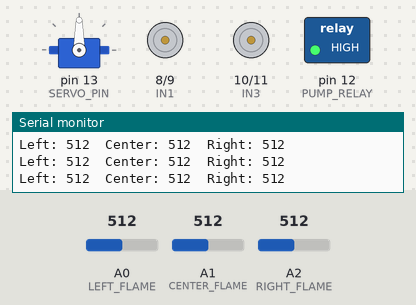
A sketch run on a simulated Arduino Uno, built with avr-gcc and run on an emulated ATmega328P. Shown: servo, motor-driver pin pairs drawn as motors (green arrow = first pin HIGH = forward, orange = second pin HIGH = backward, longer = more drive), switched loads named in the sketch (green lamp = pin HIGH), the last lines printed to the serial monitor. Inputs (shaded band) come from the test bench; at power-on: A1 (CENTER_FLAME) = 512, A0 (LEFT_FLAME) = 512, A2 (RIGHT_FLAME) = 512.

Above: at 1.2 s.
1.3 s: A1 (CENTER_FLAME) set to 490
At 1.7 s:
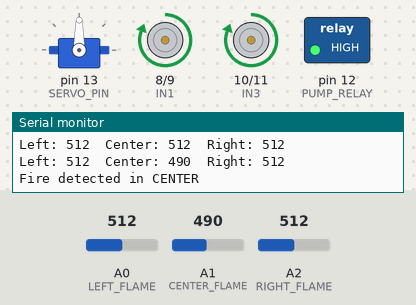
At 4.16 s:
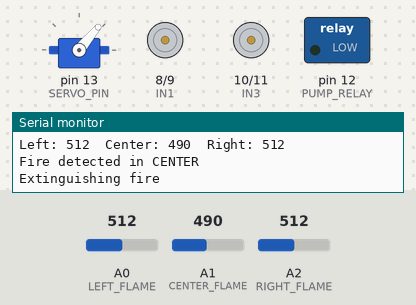
Timing chart, 0 to 10.3 s (numbered marks = the images above; inputs shaded):
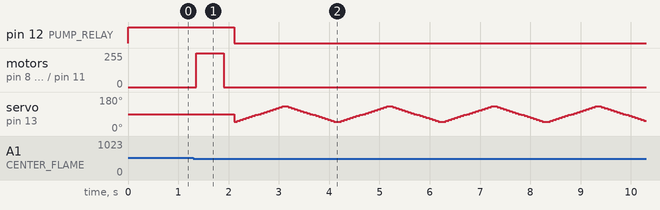

The sketch:

FIRE_FIGHTING_ROBOT.ino
```cpp
#include <Servo.h>

// =====================================================
// Flame sensor pins
// =====================================================
#define LEFT_FLAME    A0
#define CENTER_FLAME  A1
#define RIGHT_FLAME   A2

// =====================================================
// L298N motor driver pins
// =====================================================
#define IN1 8
#define IN2 9
#define IN3 10
#define IN4 11

// =====================================================
// Pump relay and servo
// =====================================================
#define PUMP_RELAY 12
#define SERVO_PIN  13

// Most relay modules are active LOW
#define PUMP_ON  LOW
#define PUMP_OFF HIGH

Servo waterServo;

// A lower analog value means stronger flame
const int FLAME_DETECT_LIMIT = 500;

// Flame must rise above this value before the system
// is armed for the next fire
const int FLAME_RESET_LIMIT = 600;

// Number of samples used for stable sensor readings
const int SENSOR_SAMPLES = 5;

// Prevent the same flame from immediately starting
// another extinguishing cycle
bool fireSystemArmed = true;

// =====================================================
// Setup
// =====================================================
void setup()
{
  Serial.begin(9600);

  pinMode(LEFT_FLAME, INPUT);
  pinMode(CENTER_FLAME, INPUT);
  pinMode(RIGHT_FLAME, INPUT);

  pinMode(IN1, OUTPUT);
  pinMode(IN2, OUTPUT);
  pinMode(IN3, OUTPUT);
  pinMode(IN4, OUTPUT);

  pinMode(PUMP_RELAY, OUTPUT);
  digitalWrite(PUMP_RELAY, PUMP_OFF);

  waterServo.attach(SERVO_PIN);
  waterServo.write(90);

  stopRobot();

  Serial.println("Fire-fighting robot started");
}

// =====================================================
// Main loop
// =====================================================
void loop()
{
  int leftFire   = readFlameSensor(LEFT_FLAME);
  int centerFire = readFlameSensor(CENTER_FLAME);
  int rightFire  = readFlameSensor(RIGHT_FLAME);

  printSensorValues(leftFire, centerFire, rightFire);

  bool leftDetected =
      leftFire < FLAME_DETECT_LIMIT;

  bool centerDetected =
      centerFire < FLAME_DETECT_LIMIT;

  bool rightDetected =
      rightFire < FLAME_DETECT_LIMIT;

  bool anyFireDetected =
      leftDetected || centerDetected || rightDetected;

  // Re-arm only after the flame has completely disappeared
  if (!fireSystemArmed)
  {
    if (leftFire > FLAME_RESET_LIMIT &&
        centerFire > FLAME_RESET_LIMIT &&
        rightFire > FLAME_RESET_LIMIT)
    {
      fireSystemArmed = true;

      pumpOff();
      stopRobot();
      waterServo.write(90);

      Serial.println("System re-armed for next fire");
      delay(300);
    }
    else
    {
      stopRobot();
      pumpOff();
    }

    delay(100);
    return;
  }

  // Center sensor has highest priority
  if (centerDetected)
  {
    Serial.println("Fire detected in CENTER");

    moveTowardFire();

    stopRobot();

    extinguishFire();

    // Wait until the current fire disappears before
    // allowing another complete extinguishing cycle
    fireSystemArmed = false;
  }
  else if (leftDetected)
  {
    Serial.println("Fire detected on LEFT");

    turnLeft();
    delay(100);
  }
  else if (rightDetected)
  {
    Serial.println("Fire detected on RIGHT");

    turnRight();
    delay(100);
  }
  else if (!anyFireDetected)
  {
    stopRobot();
    pumpOff();
    waterServo.write(90);
  }

  delay(50);
}

// =====================================================
// Average flame sensor reading
// =====================================================
int readFlameSensor(int sensorPin)
{
  long total = 0;

  for (int i = 0; i < SENSOR_SAMPLES; i++)
  {
    total += analogRead(sensorPin);
    delay(2);
  }

  return total / SENSOR_SAMPLES;
}

// =====================================================
// Display sensor readings
// =====================================================
void printSensorValues(int leftValue,
                       int centerValue,
                       int rightValue)
{
  Serial.print("Left: ");
  Serial.print(leftValue);

  Serial.print("  Center: ");
  Serial.print(centerValue);

  Serial.print("  Right: ");
  Serial.println(rightValue);
}

// =====================================================
// Move closer to the flame
// =====================================================
void moveTowardFire()
{
  forward();

  // Move in small steps instead of continuously
  for (int i = 0; i < 5; i++)
  {
    delay(100);

    int centerValue =
        readFlameSensor(CENTER_FLAME);

    // Stop approaching if the flame is very strong
    if (centerValue < 250)
    {
      break;
    }
  }

  stopRobot();
  delay(200);
}

// =====================================================
// Motor control
// =====================================================
void forward()
{
  // Left motor forward
  digitalWrite(IN1, HIGH);
  digitalWrite(IN2, LOW);

  // Right motor forward
  digitalWrite(IN3, HIGH);
  digitalWrite(IN4, LOW);
}

void turnLeft()
{
  // Left motor backward
  digitalWrite(IN1, LOW);
  digitalWrite(IN2, HIGH);

  // Right motor forward
  digitalWrite(IN3, HIGH);
  digitalWrite(IN4, LOW);
}

void turnRight()
{
  // Left motor forward
  digitalWrite(IN1, HIGH);
  digitalWrite(IN2, LOW);

  // Right motor backward
  digitalWrite(IN3, LOW);
  digitalWrite(IN4, HIGH);
}

void stopRobot()
{
  digitalWrite(IN1, LOW);
  digitalWrite(IN2, LOW);
  digitalWrite(IN3, LOW);
  digitalWrite(IN4, LOW);
}

// =====================================================
// Pump control
// =====================================================
void pumpOn()
{
  digitalWrite(PUMP_RELAY, PUMP_ON);
}

void pumpOff()
{
  digitalWrite(PUMP_RELAY, PUMP_OFF);
}

// =====================================================
// Fire extinguishing
// =====================================================
void extinguishFire()
{
  Serial.println("Extinguishing fire");

  stopRobot();
  pumpOn();

  const int maximumSweeps = 5;

  for (int sweep = 0; sweep < maximumSweeps; sweep++)
  {
    // Sweep left to right
    for (int position = 50; position <= 130; position += 5)
    {
      waterServo.write(position);
      delay(60);
    }

    // Sweep right to left
    for (int position = 130; position >= 50; position -= 5)
    {
      waterServo.write(position);
      delay(60);
    }

    int leftValue =
        readFlameSensor(LEFT_FLAME);

    int centerValue =
        readFlameSensor(CENTER_FLAME);

    int rightValue =
        readFlameSensor(RIGHT_FLAME);

    printSensorValues(
        leftValue,
        centerValue,
        rightValue
    );

    // Stop spraying when no flame remains
    if (leftValue > FLAME_RESET_LIMIT &&
        centerValue > FLAME_RESET_LIMIT &&
        rightValue > FLAME_RESET_LIMIT)
    {
      Serial.println("Fire extinguished");
      break;
    }
  }

  pumpOff();
  waterServo.write(90);
  delay(300);
}
```

Measured:
- the behaviour switches between 500 and 499 on A1 (CENTER_FLAME) (found by bisection; images 0 and 1)
